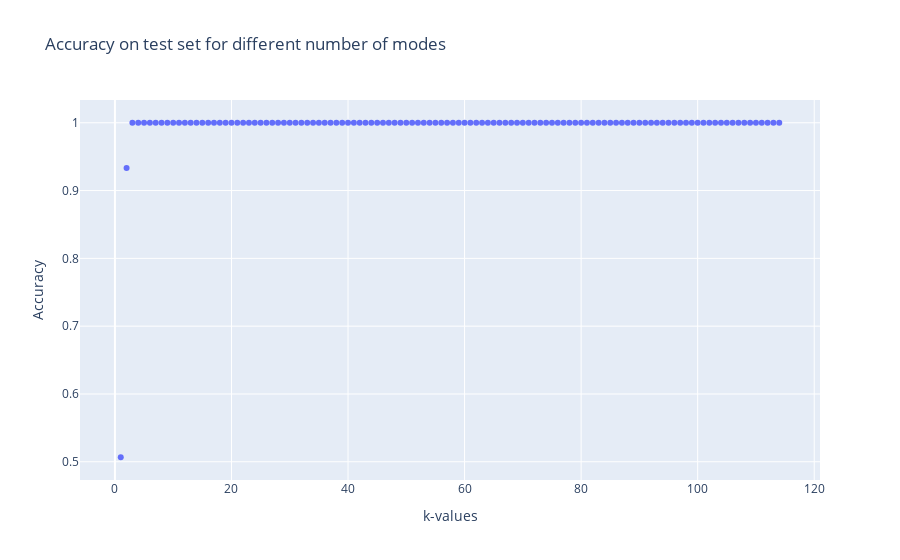

Write notebook code for a chart like this one.
### Code cell
k_values = np.arange(1, 115)
accuracies = []

for k in k_values:
    pca = PCA(n_components = k)
    x_test_pca = pca.fit_transform(x_test)

    centroid_jump = np.mean(x_test_pca[0:100], axis = 0)
    centroid_run = np.mean(x_test_pca[100:200], axis = 0)
    centroid_walk = np.mean(x_test_pca[200:300], axis = 0)

    trained_labels = []

    for sample in x_test_pca:
        distance_jump = np.linalg.norm(sample - centroid_jump)
        distance_run = np.linalg.norm(sample - centroid_run)
        distance_walk = np.linalg.norm(sample - centroid_walk)
        assigned_label = np.argmin(np.array([distance_jump, distance_run, distance_walk]))
        trained_labels.append(assigned_label)

    trained_labels = np.array(trained_labels)

    accuracy = accuracy_score(categories, trained_labels)

    accuracies.append(accuracy)

df = pd.DataFrame({
    "k-values": k_values,
    "Accuracy": accuracies
})

fig = px.scatter(df, x = "k-values", y = "Accuracy", title = "Accuracy on test set for different number of modes")

pio.write_image(fig, "test_accuracy.pdf")

fig.show()

### Figure 1 — Plotly figure (JSON) as saved in the notebook; plotly's stock layout.template omitted (floating-point values rounded to 4 significant figures)
{"data": [{"hovertemplate": "k-values=%{x}<br>Accuracy=%{y}<extra></extra>", "legendgroup": "", "marker": {"color": "#636efa", "symbol": "circle"}, "mode": "markers", "name": "", "orientation": "v", "showlegend": false, "type": "scatter", "x": [1, 2, 3, 4, 5, 6, 7, 8, 9, 10, 11, 12, 13, 14, 15, 16, 17, 18, 19, 20, 21, 22, 23, 24, 25, 26, 27, 28, 29, 30, 31, 32, 33, 34, 35, 36, 37, 38, 39, 40, 41, 42, 43, 44, 45, 46, 47, 48, 49, 50, 51, 52, 53, 54, 55, 56, 57, 58, 59, 60, 61, 62, 63, 64, 65, 66, 67, 68, 69, 70, 71, 72, 73, 74, 75, 76, 77, 78, 79, 80, 81, 82, 83, 84, 85, 86, 87, 88, 89, 90, 91, 92, 93, 94, 95, 96, 97, 98, 99, 100, 101, 102, 103, 104, 105, 106, 107, 108, 109, 110, 111, 112, 113, 114], "xaxis": "x", "y": [0.5067, 0.9333, 1, 1, 1, 1, 1, 1, 1, 1, 1, 1, 1, 1, 1, 1, 1, 1, 1, 1, 1, 1, 1, 1, 1, 1, 1, 1, 1, 1, 1, 1, 1, 1, 1, 1, 1, 1, 1, 1, 1, 1, 1, 1, 1, 1, 1, 1, 1, 1, 1, 1, 1, 1, 1, 1, 1, 1, 1, 1, 1, 1, 1, 1, 1, 1, 1, 1, 1, 1, 1, 1, 1, 1, 1, 1, 1, 1, 1, 1, 1, 1, 1, 1, 1, 1, 1, 1, 1, 1, 1, 1, 1, 1, 1, 1, 1, 1, 1, 1, 1, 1, 1, 1, 1, 1, 1, 1, 1, 1, 1, 1, 1, 1], "yaxis": "y"}], "layout": {"legend": {"tracegroupgap": 0}, "title": {"text": "Accuracy on test set for different number of modes"}, "xaxis": {"anchor": "y", "domain": [0, 1], "title": {"text": "k-values"}}, "yaxis": {"anchor": "x", "domain": [0, 1], "title": {"text": "Accuracy"}}}}
